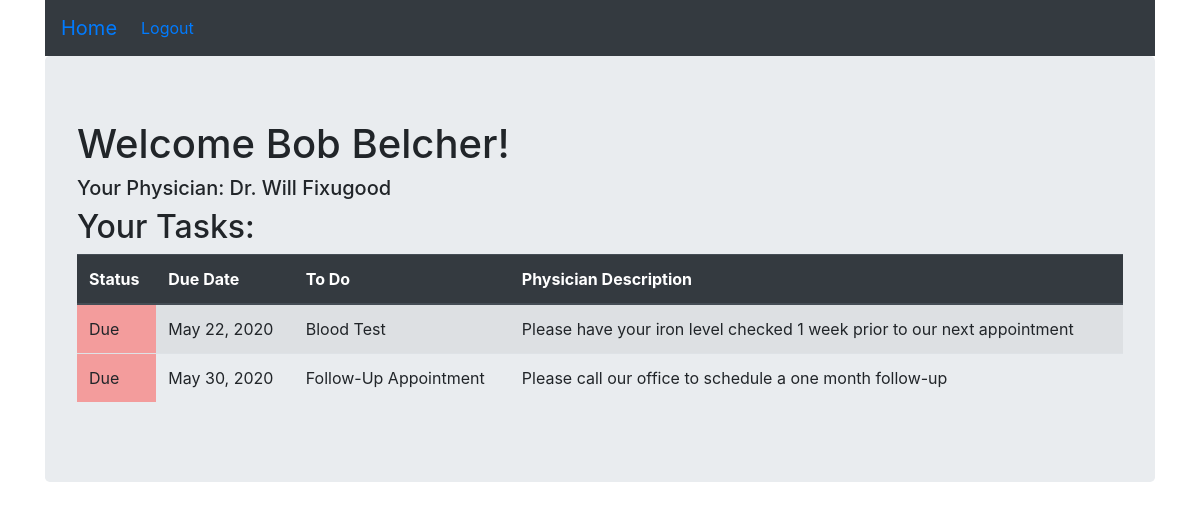
/ptDashboard (signed in), run on an earlier commit of the app's database.
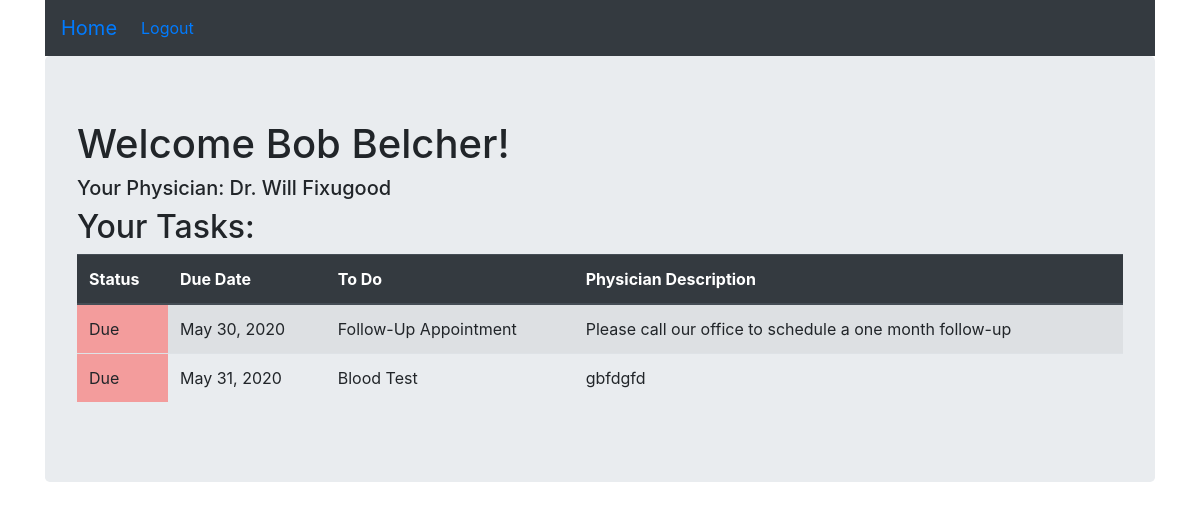
And on a later commit of the database.
### patientReminderApp/models.py (models this page shows)
class Task(models.Model):
    task = models.CharField(max_length=255)
    status = models.CharField(max_length=255, default = "Upcoming")
    desc = models.TextField()
    date = models.DateField()
    pt = models.ForeignKey(Patient, related_name="tasks", on_delete = models.CASCADE)
    phys = models.ForeignKey(Physician, related_name="tasks", on_delete = models.CASCADE)
    created_at = models.DateTimeField(auto_now_add=True)
    updated_at = models.DateTimeField(auto_now=True)
    objects = taskManager()

### patientReminderApp/views.py (the view)
# urls.py: path('ptDashboard', views.ptDashboard),
def ptDashboard(request):
    if 'ptID' in request.session:
        pt=Patient.objects.get(id=request.session['ptID'])
        ptTasks = pt.tasks.exclude(status="Completed")
        for x in ptTasks:
            if x.status == 'Upcoming' and x.date < datetime.date.today():
                x.status = 'Due'
                x.save()
        context = {
            'pt' : pt,
            'ptTasks' : ptTasks.order_by('date'),
        }
        return render(request, 'ptDashboard.html', context)
    return redirect ('/ptLogReg')

### patientReminderApp/templates/ptDashboard.html (shortened to what this page needs)
<!DOCTYPE html>
<html lang="en">
<head>
    <link rel="stylesheet" href="https://stackpath.bootstrapcdn.com/bootstrap/4.3.1/css/bootstrap.min.css">
</head>
<body>
    <div class="container">
            <div class="navbar navbar-expand bg-dark">
                    <ul class="navbar-nav">
                        <li class="nav-item active">
                            <a class="navbar-brand" href="/ptDashboard">Home</a>
                        </li>
                        <li class="nav-item">
                            <a class="nav-link active" href="/ptLogout">Logout</a>
                        </li>
                    </ul>
            </div>
        <div class="jumbotron">
            <h1>Welcome {{ pt.f_name }} {{ pt.l_name }}!</h1>
            <h5>Your Physician: Dr. {{pt.phys.f_name}} {{pt.phys.l_name}}</h5>
            <div>
                <h2>Your Tasks:</h2>
                <table class="table table-striped">
                    <thead class="thead-dark">
                        <th scope="col">Status</th>
                        <th scope="col">Due Date</th>
                        <th scope="col">To Do</th>
                        <th scope="col">Physician Description</th>
                    </thead>
                    <tbody>
                        {% for task in ptTasks %}
                        <tr>
                            <td class="{{task.status}}">{{task.status}}</td>
                            <td>{{task.date}}</td>
                            <td>{{task.task}}</td>
                            <td>{{task.desc}}</td>
                        </tr>
                        {% endfor %}
                    </tbody>
                </table>
            </div>
        </div>
    </div>
</body>
</html>

What changed in the data, as far as the page shows it:
no longer on this page (row edited): Task: status "Due", date "May 22, 2020", task "Blood Test", desc "Please have your iron level checked 1 week prior to our next appointment"
added Task: status "Due", date "May 31, 2020", task "Blood Test", desc "gbfdgfd"
